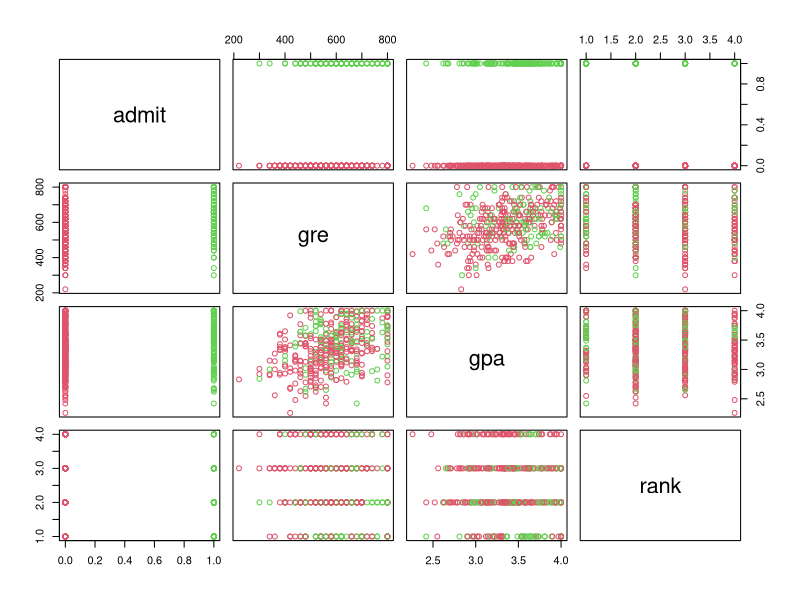
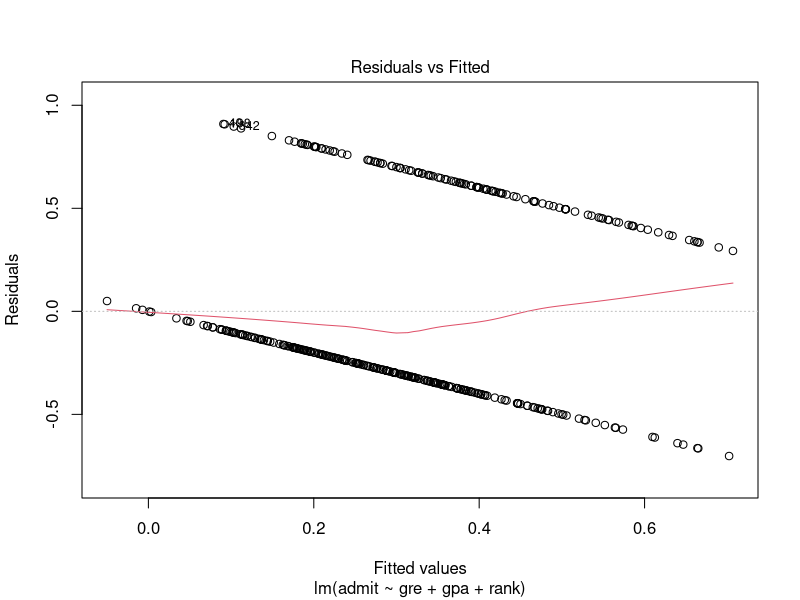
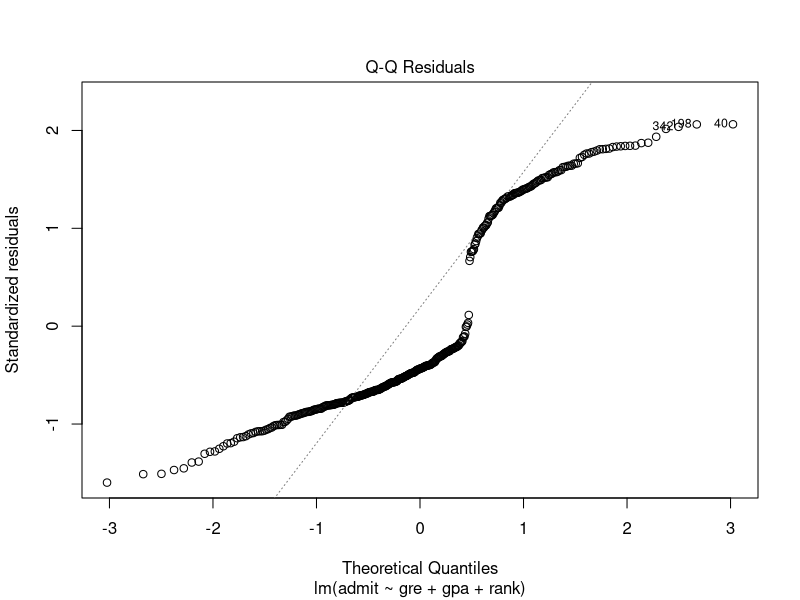
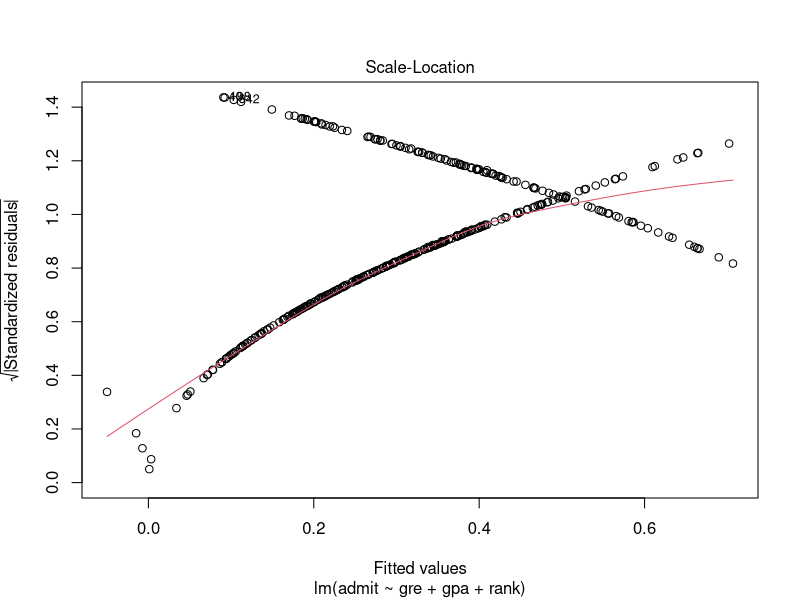
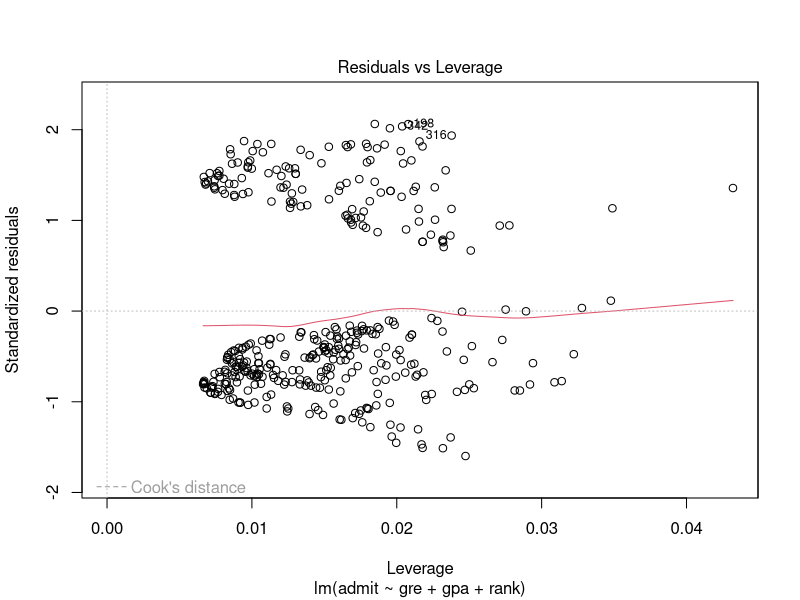
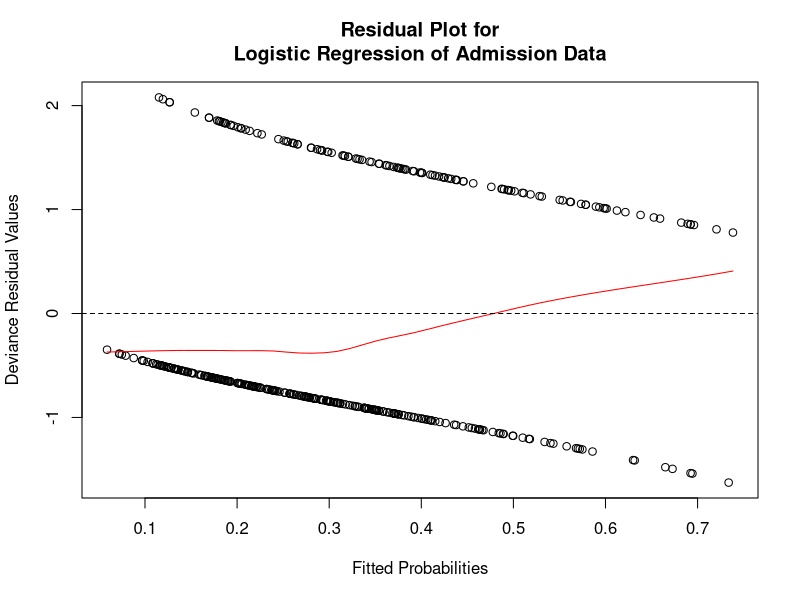
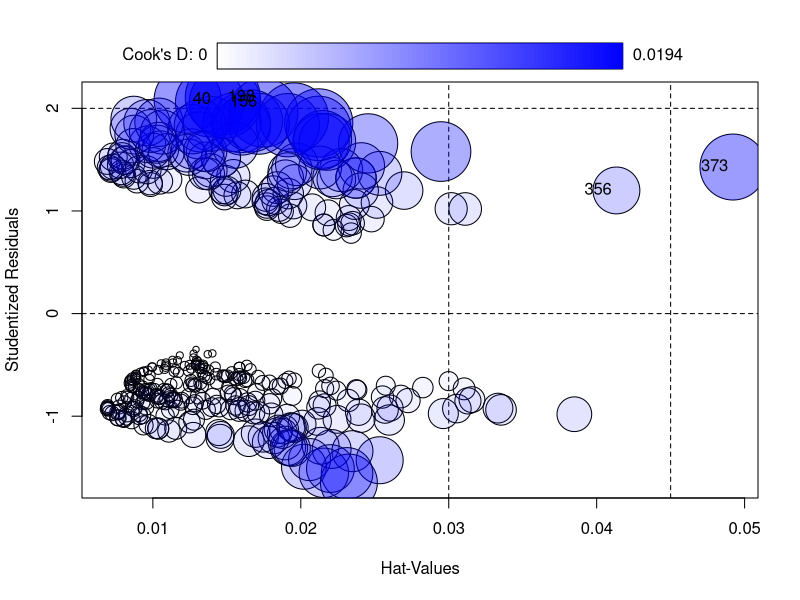

Generate these figures, in order, with R:
#####################################################
#####################################################
#####[06] Generalized Linear Models Lecture Code#####
#####################################################
#####################################################



########################################################
#####Example using Graduate Schools Admissions Data#####
########################################################
GradSchools = read.table("Graduate_Schools.txt")

head(GradSchools)

#Variables in the dataset:
#-Admit: A binary variable indicating whether or not a student was admitted to
#        the graduate school.
#-GRE: A continuous variable indicating a student's score on the GRE.
#-GPA: A contunuous variable indicating a student's undergraduate grade point
#      average.
#-Rank: A categorical variable indicating the level of prestige of a school; 1
#       indicates the highest prestige, 4 indicates the lowest prestige.

summary(GradSchools) #Looking at the five number summary information.
sapply(GradSchools, sd) #Looking at the individual standard deviations.
sapply(GradSchools, class) #Looking at the variable classes.

#Notice that the admit variable is being treated as continuous at the moment. What
#does the mean of the admit variable indicate in this scenario? Approximately
#31.75% of the applications in our dataset received acceptances.

table(GradSchools$admit)/nrow(GradSchools) #Manually calculating the proportions.

table(GradSchools$admit, GradSchools$rank) #Checking to see that we have data
                                           #available in all combinations of
                                           #the categorical variables.

plot(GradSchools, col = GradSchools$admit + 2) #Basic graphical EDA.

GradSchools$rank = as.factor(GradSchools$rank) #Converting the rank variable to
                                               #a categorical variable.

#Being naïve at first and fitting a multiple linear regression model.
bad.model = lm(admit ~ gre + gpa + rank, data = GradSchools)

summary(bad.model) #Looks like everything is significant, so what's bad?

plot(bad.model) #Severe violations to the assumptions of linear regression.

summary(bad.model$fitted.values)

#Fitting the logistic regression with all variables; the family parameter
#specifies the error distribution and link function to be used. For logistic
#regression, this is binomial.
logit.overall = glm(admit ~ gre + gpa + rank,
                    family = "binomial",
                    data = GradSchools)

#Residual plot for logistic regression with an added loess smoother; we would
#hope that, on average, the residual values are 0.
scatter.smooth(logit.overall$fit,
               residuals(logit.overall, type = "deviance"),
               lpars = list(col = "red"),
               xlab = "Fitted Probabilities",
               ylab = "Deviance Residual Values",
               main = "Residual Plot for\nLogistic Regression of Admission Data")
abline(h = 0, lty = 2)

library(car)
influencePlot(logit.overall) #Can still inspect the influence plot.

summary(logit.overall) #Investigating the overall fit of the model.

#Coefficient interpretations on the log odds scale:
#-Intercept: The log odds of a student getting admitted to a graduate school
#            when they attended a top tier undergraduate school and received a
#            0 on the GRE and a 0 as their GPA is approximately -3.990.
#-GRE: For every additional point a student scores on the GRE, their log odds
#      of being admitted to graduate school increase by approximately 0.002,
#      holding all other variables constant.
#-GPA: For every additional point a student raises their GPA, their log odds of
#      being admitted to graduate school increase by approximately 0.804, holding
#      all other variables constant.
#-Rank: The change in log odds associated with attending an undergraduate school
#       with prestige of rank 2, 3, and 4, as compared to a school with prestige
#       rank 1, is approximately -0.675, -1.340, and -1.552, respectively, holding
#       all other variables constant.

exp(logit.overall$coefficients)

#Coefficient interpretations on the odds scale:
#-Intercept: The odds of a student getting admitted to a graduate school
#            when they attended a top tier undergraduate school and received a
#            0 on the GRE and a 0 as their GPA is approximately 0.019.
#-GRE: For every additional point a student scores on the GRE, their odds
#      of being admitted to graduate school multiply by approximately 1.002,
#      holding all other variables constant.
#-GPA: For every additional point a student raises their GPA, their odds of
#      being admitted to graduate school multiply by approximately 2.235, holding
#      all other variables constant.
#-Rank: The multiplicative change in odds associated with attending an undergraduate school
#       with prestige of rank 2, 3, and 4, as compared to a school with prestige
#       rank 1, is approximately 0.509, 0.262, and 0.212, respectively, holding
#       all other variables constant.

#Inspecting the relationship between log odds and odds.
cbind("Log Odds" = logit.overall$coefficients,
      "Odds" = exp(logit.overall$coefficients))

confint(logit.overall) #For logistic regression objects, the confint() function
                       #defaults to using the log likelihood to generate confidence
                       #intervals; this is similar to inverting the likelihood
                       #ratio test.

confint.default(logit.overall) #To generate confidence intervals for logistic
                               #regression models based on the standard errors
                               #as we are accustomed to, we can use the
                               #confint.default() function.

#Generating confidence intervals for the coefficients on the odds scale.
exp(confint(logit.overall))
exp(confint.default(logit.overall))

#Do the categories for rank add any predictive power to the model? Let's
#conduct the drop in deviance test:
logit.norank = glm(admit ~ gre + gpa,
                   family = "binomial",
                   data = GradSchools)

reduced.deviance = logit.norank$deviance #Comparing the deviance of the reduced
reduced.df = logit.norank$df.residual    #model (the one without rank) to...

full.deviance = logit.overall$deviance #...the deviance of the full model (the
full.df = logit.overall$df.residual    #one with the rank terms).

pchisq(reduced.deviance - full.deviance,
       reduced.df - full.df,
       lower.tail = FALSE)

#The p-value is extremely small (<.0005); we have evidence to conclude that the
#model with the factors for rank is preferable to the model without the factors
#for rank.

#More simply, we can use the anova() function and set the test to "Chisq".
anova(logit.norank, logit.overall, test = "Chisq")

#How does the probability of admission change across ranks for a student
#who has an average GRE and an average GPA?
newdata = with(GradSchools, data.frame(gre = mean(gre),
                                       gpa = mean(gpa),
                                       rank = factor(1:4)))
newdata #Creating a data frame with the average GRE and GPA for each level of
        #the rank variable.

predict(logit.overall, newdata) #This gives us the log odds; but we want
                                #the probabilities.

#Using the formula to convert to probabilities:
exp(predict(logit.overall, newdata))/(1 + exp(predict(logit.overall, newdata)))

#Setting the type to "response" converts the predictions to probabilities for
#us automatically:
predict(logit.overall, newdata, type = "response")

#Making it easier to see the effects of the rank variable by printing out the
#results side-by-side:
cbind(newdata, "P_Admit" = predict(logit.overall, newdata, type = "response"))

#Converting the fitted probabilities to binary:
admitted.predicted = round(logit.overall$fitted.values)

#Comparing the true values to the predicted values:
table(truth = GradSchools$admit, prediction = admitted.predicted)

#It seems like this model made a lot of mistakes (116 out of 400)! This is quite
#dreadful in this case. Let's do a little bit more exploring. We never looked at
#the overall test of deviance:
pchisq(logit.overall$deviance, logit.overall$df.residual, lower.tail = FALSE)

#The p-value for the overall test of deviance is <.05, indicating that this model
#is not a good overall fit!

#What about checking the McFadden's pseudo R^2 based on the deviance?
1 - logit.overall$deviance/logit.overall$null.deviance

#Only about 8.29% of the variability in admission appears to be explained by
#the predictors in our model; while the model is valid, it seems as though it
#isn't extremely informative.

#What have we found out? The overall model we created doesn't give us much
#predictive power in determining whether a student will be admitted to
#graduate school.
table(GradSchools$admit) #Our data contains 273 unadmitted students and 127
                         #admitted students.
table(admitted.predicted) #The model we created predicts that 351 students will
                          #not be admitted, and only 49 will be admitted.
table(truth = GradSchools$admit, prediction = admitted.predicted)

#The table of the truth against the prediction shows that we only have an accuracy
#of (254 + 30)/400 = 71%; yet, if we were to simply predict "unadmitted" for
#everyone uniformly, we would have an accuracy of 2  73/400 = 68.25%! No wonder
#why the overall test of deviance was insignificant -- predicting only the
#intercept of the baseline probability was just as sufficient!